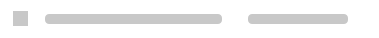
<?xml version="1.0" encoding="UTF-8"?>
<ui version="4.0">
 <class>NodeSelectorLoadingDelegate</class>
 <widget class="QWidget" name="NodeSelectorLoadingDelegate">
  <property name="geometry">
   <rect>
    <x>0</x>
    <y>0</y>
    <width>379</width>
    <height>38</height>
   </rect>
  </property>
  <property name="sizePolicy">
   <sizepolicy hsizetype="Expanding" vsizetype="Fixed">
    <horstretch>0</horstretch>
    <verstretch>0</verstretch>
   </sizepolicy>
  </property>
  <property name="minimumSize">
   <size>
    <width>0</width>
    <height>26</height>
   </size>
  </property>
  <property name="maximumSize">
   <size>
    <width>16777215</width>
    <height>64</height>
   </size>
  </property>
  <property name="windowTitle">
   <string/>
  </property>
  <property name="autoFillBackground">
   <bool>false</bool>
  </property>
  <property name="styleSheet">
   <string notr="true">#NodeSelectorLoadingDelegate
{
background-color: rgb(255, 255, 255);
}
</string>
  </property>
  <layout class="QHBoxLayout" name="horizontalLayout">
   <property name="topMargin">
    <number>3</number>
   </property>
   <property name="bottomMargin">
    <number>3</number>
   </property>
   <item>
    <widget class="QWidget" name="tFileType_2" native="true">
     <property name="sizePolicy">
      <sizepolicy hsizetype="Fixed" vsizetype="Fixed">
       <horstretch>0</horstretch>
       <verstretch>0</verstretch>
      </sizepolicy>
     </property>
     <property name="minimumSize">
      <size>
       <width>20</width>
       <height>20</height>
      </size>
     </property>
     <property name="maximumSize">
      <size>
       <width>20</width>
       <height>20</height>
      </size>
     </property>
     <property name="autoFillBackground">
      <bool>false</bool>
     </property>
     <layout class="QHBoxLayout" name="horizontalLayout_6">
      <property name="spacing">
       <number>0</number>
      </property>
      <property name="leftMargin">
       <number>0</number>
      </property>
      <property name="topMargin">
       <number>0</number>
      </property>
      <property name="rightMargin">
       <number>0</number>
      </property>
      <property name="bottomMargin">
       <number>0</number>
      </property>
      <item alignment="Qt::AlignHCenter|Qt::AlignVCenter">
       <widget class="QWidget" name="typePlaceHolder_2" native="true">
        <property name="sizePolicy">
         <sizepolicy hsizetype="Fixed" vsizetype="Fixed">
          <horstretch>0</horstretch>
          <verstretch>0</verstretch>
         </sizepolicy>
        </property>
        <property name="minimumSize">
         <size>
          <width>15</width>
          <height>15</height>
         </size>
        </property>
        <property name="maximumSize">
         <size>
          <width>15</width>
          <height>15</height>
         </size>
        </property>
        <property name="styleSheet">
         <string notr="true">background-color: rgb(200, 200, 200);</string>
        </property>
       </widget>
      </item>
     </layout>
    </widget>
   </item>
   <item>
    <spacer name="horizontalSpacer_2">
     <property name="orientation">
      <enum>Qt::Horizontal</enum>
     </property>
     <property name="sizeType">
      <enum>QSizePolicy::Fixed</enum>
     </property>
     <property name="sizeHint" stdset="0">
      <size>
       <width>8</width>
       <height>0</height>
      </size>
     </property>
    </spacer>
   </item>
   <item>
    <widget class="QWidget" name="wName_2" native="true">
     <property name="sizePolicy">
      <sizepolicy hsizetype="Expanding" vsizetype="Fixed">
       <horstretch>0</horstretch>
       <verstretch>0</verstretch>
      </sizepolicy>
     </property>
     <property name="minimumSize">
      <size>
       <width>105</width>
       <height>20</height>
      </size>
     </property>
     <property name="maximumSize">
      <size>
       <width>16777215</width>
       <height>20</height>
      </size>
     </property>
     <layout class="QVBoxLayout" name="wNameLayout_2">
      <property name="spacing">
       <number>0</number>
      </property>
      <property name="leftMargin">
       <number>0</number>
      </property>
      <property name="topMargin">
       <number>0</number>
      </property>
      <property name="rightMargin">
       <number>20</number>
      </property>
      <property name="bottomMargin">
       <number>0</number>
      </property>
      <item>
       <widget class="QWidget" name="lTransferName_2" native="true">
        <property name="sizePolicy">
         <sizepolicy hsizetype="Expanding" vsizetype="Preferred">
          <horstretch>0</horstretch>
          <verstretch>0</verstretch>
         </sizepolicy>
        </property>
        <property name="minimumSize">
         <size>
          <width>105</width>
          <height>10</height>
         </size>
        </property>
        <property name="maximumSize">
         <size>
          <width>16777215</width>
          <height>10</height>
         </size>
        </property>
        <property name="autoFillBackground">
         <bool>false</bool>
        </property>
        <property name="styleSheet">
         <string notr="true">background-color: rgb(200, 200, 200);
border-radius: 4px;</string>
        </property>
       </widget>
      </item>
     </layout>
    </widget>
   </item>
   <item>
    <widget class="QWidget" name="lItemTime_2" native="true">
     <property name="sizePolicy">
      <sizepolicy hsizetype="Expanding" vsizetype="Fixed">
       <horstretch>0</horstretch>
       <verstretch>0</verstretch>
      </sizepolicy>
     </property>
     <property name="minimumSize">
      <size>
       <width>120</width>
       <height>20</height>
      </size>
     </property>
     <property name="maximumSize">
      <size>
       <width>120</width>
       <height>20</height>
      </size>
     </property>
     <layout class="QHBoxLayout" name="horizontalLayout_7">
      <property name="leftMargin">
       <number>0</number>
      </property>
      <property name="topMargin">
       <number>0</number>
      </property>
      <property name="rightMargin">
       <number>20</number>
      </property>
      <property name="bottomMargin">
       <number>0</number>
      </property>
      <item>
       <widget class="QWidget" name="itemPlaceHolder_2" native="true">
        <property name="minimumSize">
         <size>
          <width>0</width>
          <height>10</height>
         </size>
        </property>
        <property name="maximumSize">
         <size>
          <width>16777215</width>
          <height>10</height>
         </size>
        </property>
        <property name="styleSheet">
         <string notr="true">background-color: rgb(200, 200, 200);
border-radius:4px;</string>
        </property>
       </widget>
      </item>
     </layout>
    </widget>
   </item>
  </layout>
 </widget>
 <resources/>
 <connections/>
</ui>
